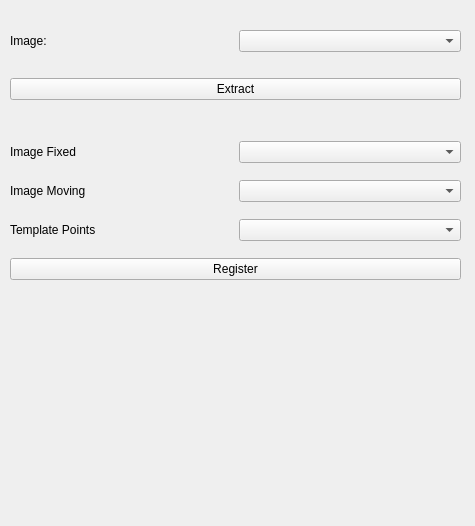
<?xml version="1.0" encoding="UTF-8"?>
<ui version="4.0">
 <class>ExtractImageSliceView</class>
 <widget class="QWidget" name="ExtractImageSliceView">
  <property name="geometry">
   <rect>
    <x>0</x>
    <y>0</y>
    <width>475</width>
    <height>526</height>
   </rect>
  </property>
  <property name="windowTitle">
   <string>Form</string>
  </property>
  <widget class="QWidget" name="verticalLayoutWidget">
   <property name="geometry">
    <rect>
     <x>10</x>
     <y>10</y>
     <width>451</width>
     <height>111</height>
    </rect>
   </property>
   <layout class="QVBoxLayout" name="verticalLayout">
    <item>
     <layout class="QHBoxLayout" name="horizontalLayout">
      <item>
       <widget class="QLabel" name="label_2">
        <property name="text">
         <string>Image:</string>
        </property>
       </widget>
      </item>
      <item>
       <widget class="QmitkDataStorageComboBox" name="ImageSelector"/>
      </item>
     </layout>
    </item>
    <item>
     <layout class="QHBoxLayout" name="horizontalLayout_5"/>
    </item>
    <item>
     <widget class="QPushButton" name="ExtractBtn">
      <property name="text">
       <string>Extract</string>
      </property>
     </widget>
    </item>
   </layout>
  </widget>
  <widget class="QWidget" name="verticalLayoutWidget_2">
   <property name="geometry">
    <rect>
     <x>10</x>
     <y>130</y>
     <width>451</width>
     <height>161</height>
    </rect>
   </property>
   <layout class="QVBoxLayout" name="verticalLayout_2">
    <item>
     <layout class="QHBoxLayout" name="horizontalLayout_3">
      <item>
       <widget class="QLabel" name="label">
        <property name="text">
         <string>Image Fixed</string>
        </property>
       </widget>
      </item>
      <item>
       <widget class="QmitkDataStorageComboBox" name="FixedImageSelector"/>
      </item>
     </layout>
    </item>
    <item>
     <layout class="QHBoxLayout" name="horizontalLayout_4">
      <item>
       <widget class="QLabel" name="label_3">
        <property name="text">
         <string>Image Moving</string>
        </property>
       </widget>
      </item>
      <item>
       <widget class="QmitkDataStorageComboBox" name="MovingImageSelector"/>
      </item>
     </layout>
    </item>
    <item>
     <layout class="QHBoxLayout" name="horizontalLayout_7">
      <item>
       <widget class="QLabel" name="label_4">
        <property name="text">
         <string>Template Points</string>
        </property>
       </widget>
      </item>
      <item>
       <widget class="QmitkDataStorageComboBox" name="TemplatePointsSelector"/>
      </item>
     </layout>
    </item>
    <item>
     <layout class="QHBoxLayout" name="horizontalLayout_6">
      <item>
       <widget class="QPushButton" name="RegisterBtn">
        <property name="text">
         <string>Register</string>
        </property>
       </widget>
      </item>
     </layout>
    </item>
   </layout>
  </widget>
 </widget>
 <customwidgets>
  <customwidget>
   <class>QmitkDataStorageComboBox</class>
   <extends>QComboBox</extends>
   <header location="global">QmitkDataStorageComboBox.h</header>
  </customwidget>
 </customwidgets>
 <resources/>
 <connections/>
</ui>
